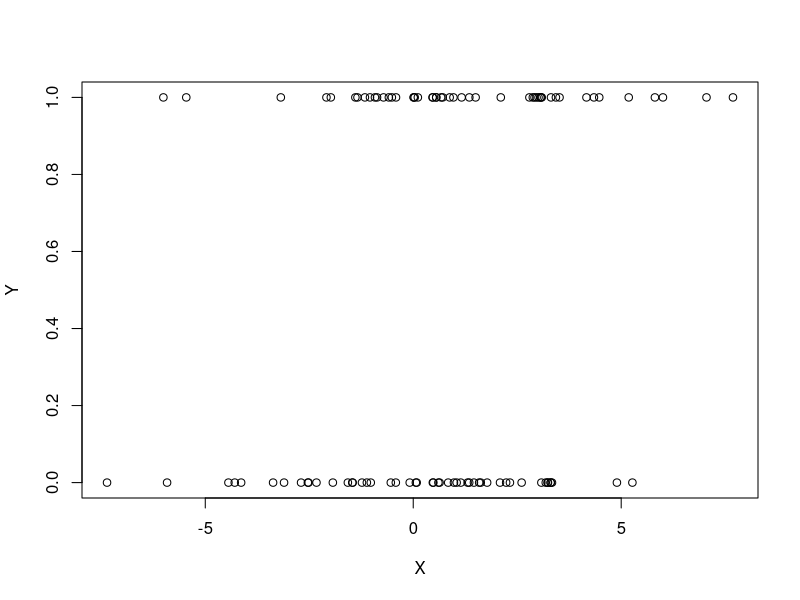

This figure's R source:
## ---- chunk 1
Y <- rbinom(100, 1, 0.5) #simulate from binomial with probability 0.5
X <- Y + rnorm(100, 0, 3)
plot(X,Y)


## ---- chunk 2
logitm <- function(b1,b2,X){
  return(exp(b1 + b2*X)/(1+exp(b1+b2*X)))
}

logitm(0, 0.4, X)
y_pred <- ifelse(logitm(1, 0.4, X) >= 0.5, 1,0)
sum(y_pred == Y)

